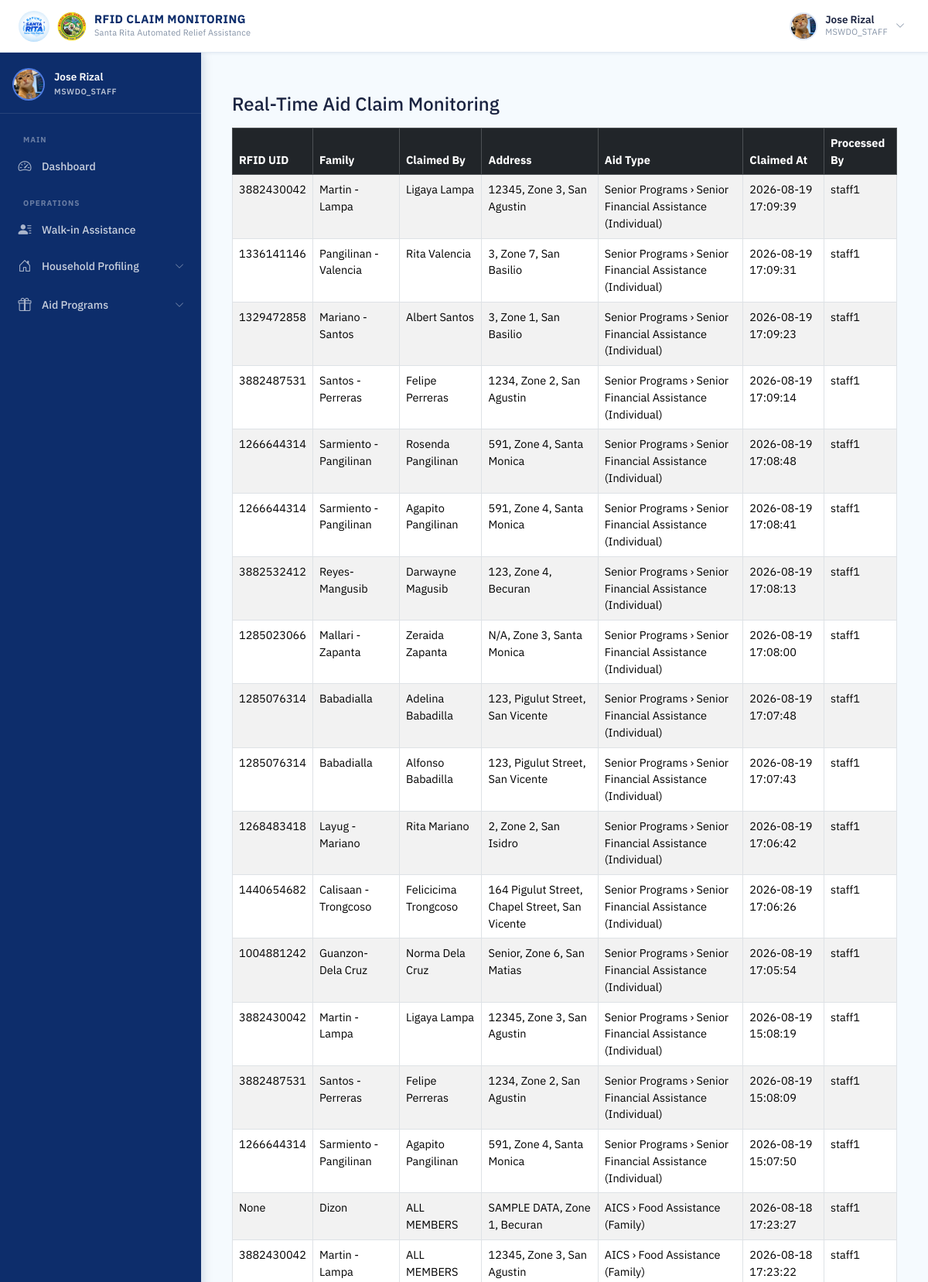
Page /mswdo/rfid/monitoring/ (signed in, upper part) on the committed database.
### accounts/models.py (models this page shows, shortened)
class User(AbstractUser):
    ROLE_CHOICES = (
        ('MSWDO', 'MSWDO Admin'),
        ('MSWDO_STAFF', 'MSWDO Staff'),
        ('BARANGAY', 'Barangay Admin'),
    )
    email = models.EmailField(unique=True)
    role = models.CharField(max_length=20, choices=ROLE_CHOICES)
    barangay = models.ForeignKey(
        'Barangay', on_delete=models.SET_NULL, blank=True, null=True, related_name='users'
    )
    is_active = models.BooleanField(default=True)
    middle_name = models.CharField(max_length=150, blank=True)
    suffix = models.CharField(max_length=10, blank=True, null=True)
    position = models.CharField(max_length=100, blank=True)
    birth_place = models.CharField(max_length=200, blank=True)
    CIVIL_STATUS_CHOICES = (
        ('SINGLE', 'Single'),
        ('MARRIED', 'Married'),
        ('WIDOWED', 'Widowed'),
        ('SEPARATED', 'Separated'),
        ('ANNULLED', 'Annulled'),
    )
    civil_status = models.CharField(max_length=20, choices=CIVIL_STATUS_CHOICES, blank=True)
    citizenship = models.CharField(max_length=100, blank=True, default='Filipino')
    must_change_password = models.BooleanField(default=False)
    SEX_CHOICES = (
        ('M', 'Male'),
        ('F', 'Female'),
    )
    sex = models.CharField(max_length=1, choices=SEX_CHOICES, blank=True)
    birthdate = models.DateField(blank=True, null=True)
    contact_number = models.CharField(
        max_length=13,
        blank=True,
        validators=[
            RegexValidator(
                regex=r'^(09|\+639)\d{9}$',
                message="Phone number must be entered in the format: '09XXXXXXXXX' or '+639XXXXXXXXX'."
            )
        ]
    )
    profile_image = models.ImageField(upload_to=user_profile_image_path, blank=True, null=True)

### households/models.py (models this page shows, shortened)
class Family(models.Model):
    household = models.ForeignKey(Household, on_delete=models.CASCADE, related_name='families')
    family_name = models.CharField(max_length=100)
    rfid_uid = models.CharField(
        max_length=50,
        unique=True,
        null=True,
        blank=True
    )
    is_active = models.BooleanField(default=True)
    is_archived = models.BooleanField(default=False)
    archived_at = models.DateTimeField(null=True, blank=True)
    archived_by = models.ForeignKey(settings.AUTH_USER_MODEL, on_delete=models.SET_NULL, null=True, blank=True, related_name='+')

### distribution/models.py (models this page shows, shortened)
class AidClaim(models.Model):
    family = models.ForeignKey(Family, on_delete=models.CASCADE)
    family_member = models.ForeignKey(
        FamilyMember,
        on_delete=models.SET_NULL,
        null=True,
        blank=True,
        help_text="Required for individual-based assistance"
    )
    assistance = models.ForeignKey(
        Assistance,
        on_delete=models.SET_NULL,
        null=True,
        blank=True,
        related_name='claims'
    )
    CLAIM_TYPE_CHOICES = (
        ('DISTRIBUTION', 'Distribution Event'),
        ('WALK_IN', 'Walk-in / Office Visit'),
    )
    claim_type = models.CharField(
        max_length=20,
        choices=CLAIM_TYPE_CHOICES,
        default='DISTRIBUTION'
    )
    schedule = models.ForeignKey('AidSchedule', on_delete=models.CASCADE, null=True)
    claimed_at = models.DateTimeField(auto_now_add=True)
    amount = models.DecimalField(
        max_digits=12,
        decimal_places=2,
        null=True,
        blank=True,
        help_text="Actual amount distributed to the beneficiary. Auto-filled from schedule.per_beneficiary_amount for scheduled claims, manually entered for walk-ins."
    )
    created_by = models.ForeignKey(
            settings.AUTH_USER_MODEL,
            on_delete=models.SET_NULL,
            null=True,
            blank=True,
            related_name='processed_claims'
        )

### monitoring/views.py (the view)
# urls.py: path('mswdo/rfid/monitoring/', views.rfid_claim_monitoring, name='rfid_claim_monitoring'),
@login_required
@session_protected
@mswdo_or_staff_required
def rfid_claim_monitoring(request):
    claims = AidClaim.objects.select_related(
        'family',
        'family__household',
        'family__household__zone',
        'family__household__barangay',
        'family_member',
        'created_by'
    ).order_by('-claimed_at')
    is_staff_scoped = (request.user.role == 'MSWDO_STAFF')
    if is_staff_scoped:
        claims = claims.filter(created_by=request.user)
    monitoring_data = []
    for claim in claims:
        monitoring_data.append({
            'rfid_uid': claim.family.rfid_uid,
            'family_name': claim.family.family_name,
            'member_name': (
                f"{claim.family_member.first_name} {claim.family_member.last_name}"
                if claim.family_member else "ALL MEMBERS"
            ),
            'address': claim.family.household.address,
            'aid_type': str(claim.assistance) if claim.assistance else 'N/A',
            'claimed_at': claim.claimed_at,
            'processed_by': (
                claim.created_by.username
                if claim.created_by else "System"
            ),
        })
    return render(request, 'monitoring/rfid_claim_monitoring.html', {
        'claims': monitoring_data,
        'is_staff_scoped': is_staff_scoped
    })

### accounts/context_processors.py (called while the page is built)
def auth_required(request):
    return {
        'requires_auth': request.user.is_authenticated
    }

### households/models.py (called while the page is built)
    @property
    def address(self):
        return f"{self.house_number}, {self.zone.name}, {self.barangay.name}"

### programs/models.py (called while the page is built)
    def __str__(self):
        return f"{self.program.name} › {self.aid_category.name} ({self.get_beneficiary_type_display()})"

### monitoring/templates/monitoring/rfid_claim_monitoring.html
{% extends "base.html" %}
{% block navbar_title %}
RFID CLAIM MONITORING
{% endblock %}
{% block content %}
<div class="container mt-4">
  <h4 class="mb-3">Real-Time Aid Claim Monitoring</h4>
  <div class="table-responsive">
    <table class="table table-bordered table-striped">
      <thead class="table-dark">
        <tr>
          <th>RFID UID</th>
          <th>Family</th>
          <th>Claimed By</th>
          <th>Address</th>
          <th>Aid Type</th>
          <th>Claimed At</th>
          <th>Processed By</th>
        </tr>
      </thead>
      <tbody>
        {% for c in claims %}
          <tr>
            <td>{{ c.rfid_uid }}</td>
            <td>{{ c.family_name }}</td>
            <td>{{ c.member_name }}</td>
            <td>{{ c.address }}</td>
            <td>{{ c.aid_type }}</td>
            <td>{{ c.claimed_at|date:"Y-m-d H:i:s" }}</td>
            <td>{{ c.processed_by }}</td>
          </tr>
        {% empty %}
          <tr>
            <td colspan="7" class="text-center">No claims yet.</td>
          </tr>
        {% endfor %}
      </tbody>
    </table>
  </div>
</div>
{% endblock %}

### templates/base.html (shortened to what this page needs)
{% load static %}
<!DOCTYPE html>
<html lang="en">
<head>
  <link href="https://cdn.jsdelivr.net/npm/bootstrap@5.3.2/dist/css/bootstrap.min.css" rel="stylesheet">
  <link href="https://cdn.jsdelivr.net/npm/bootstrap-icons@1.11.3/font/bootstrap-icons.min.css" rel="stylesheet">
  <link rel="stylesheet" href="{% static 'css/base.css' %}">
  <link rel="stylesheet" href="{% static 'css/_responsive.css' %}">
  <link rel="stylesheet" href="{% static 'css/scan_rfid.css' %}">
  <link rel="stylesheet" href="{% static 'css/loading_modal.css' %}">
</head>
<body>
  <div class="page-wrapper">
    <nav class="topbar" id="topbar">
      <div class="topbar-left">
        <a class="topbar-brand" href="#">
          <img src="{% static 'images/logo.jpg' %}" alt="SARA Logo" class="topbar-logo">
          <img src="{% static 'images/SRP.png' %}" alt="SRP Logo" class="topbar-logo topbar-logo--srp">
          <div class="topbar-title-group">
            <span class="topbar-title">{% block navbar_title %}SARA SYSTEM{% endblock %}</span>
            <span class="topbar-subtitle">Santa Rita Automated Relief Assistance</span>
          </div>
        </a>
      </div>
      <div class="topbar-right">
        {% if user.is_authenticated %}
        <div class="topbar-user" id="userDropdownToggle">
          <div class="topbar-avatar">
            {% if user.profile_image %}
            <img src="{{ user.profile_image.url }}" alt="{{ user.get_full_name }}">
            {% else %}
            <span class="avatar-initials">
              {{ user.first_name|first|upper }}{{ user.last_name|first|upper }}
            </span>
            {% endif %}
          </div>
          <div class="topbar-user-info">
            <span class="topbar-username">{{ user.get_full_name|default:user.username }}</span>
            <span class="topbar-role">{{ user.role|default:"User" }}</span>
          </div>
          <i class="bi bi-chevron-down topbar-chevron" id="userChevron"></i>
        </div>
        {% endif %}
      </div>
    </nav>
    {% if user.is_authenticated and not hide_sidebar %}
    <aside class="sidebar" id="sidebar">
      <div class="sidebar-header">
        <div class="sidebar-user-card">
          <div class="sidebar-avatar">
            {% if user.profile_image %}
            <img src="{{ user.profile_image.url }}" alt="{{ user.get_full_name }}">
            {% else %}
            <span class="avatar-initials avatar-initials--lg">
              {{ user.first_name|first|upper }}{{ user.last_name|first|upper }}
            </span>
            {% endif %}
          </div>
          <div class="sidebar-user-info">
            <span class="sidebar-username">{{ user.get_full_name|default:user.username }}</span>
            <span class="sidebar-role-badge">{{ user.role|default:"User" }}</span>
          </div>
        </div>
      </div>
      <nav class="sidebar-body">
        <ul class="sidebar-nav">
          {% if user.role == 'MSWDO_STAFF' %}
          <li class="sidebar-section-label">Main</li>
          <li class="sidebar-item">
            <a href="{% url 'staff_dashboard' %}"
              class="sidebar-link {% if request.resolver_match.url_name == 'staff_dashboard' %}active{% endif %}">
              <i class="bi bi-speedometer2"></i>
              <span>Dashboard</span>
            </a>
          </li>
          <li class="sidebar-section-label">Operations</li>
          <li class="sidebar-item">
            <a href="{% url 'staff_walkin' %}"
              class="sidebar-link {% if request.resolver_match.url_name == 'staff_walkin' %}active{% endif %}">
              <i class="bi bi-person-lines-fill"></i>
              <span>Walk-in Assistance</span>
            </a>
          </li>
          <li class="sidebar-item sidebar-item--accordion">
            <button class="sidebar-link sidebar-accordion-btn" data-target="staffHouseholdSubmenu"
              aria-expanded="false">
              <i class="bi bi-house-door"></i>
              <span>Household Profiling</span>
              <i class="bi bi-chevron-down sidebar-arrow"></i>
            </button>
          </li>
          <li class="sidebar-item sidebar-item--accordion">
            <button class="sidebar-link sidebar-accordion-btn" data-target="staffAidSubmenu" aria-expanded="false">
              <i class="bi bi-gift"></i>
              <span>Aid Programs</span>
              <i class="bi bi-chevron-down sidebar-arrow"></i>
            </button>
          </li>
          {% endif %}
        </ul>
      </nav>
    </aside>
    {% endif %}
    <main class="{% if user.is_authenticated and not hide_sidebar %}main-content{% endif %}">
      {% block content %}{% endblock %}
    </main>
  </div>
</body>
</html>

### static/css/_responsive.css (style rules this page uses)
html, body { overflow-x: hidden; max-width: 100%; }
.page-wrapper, .main-content, .logform, .form-container { max-width: 100%; box-sizing: border-box; }

### rows in the picture
User: profile_image (picture), get_full_name "Jose Rizal", role "MSWDO_STAFF", processed_by "staff1" "staff1" "staff1" "staff1" "staff1" "staff1" "staff1" "staff1" "staff1" "staff1" "staff1" "staff1" "staff1" "staff1" "staff1" "staff1" "staff1" "staff1"
Family: rfid_uid "3882430042" "3882430042" "3882430042", family_name "Martin - Lampa" "Martin - Lampa" "Martin - Lampa"
AidClaim: claimed_at "2026-08-19 17:09:39"
Family: rfid_uid "1336141146", family_name "Pangilinan - Valencia"
AidClaim: claimed_at "2026-08-19 17:09:31"
Family: rfid_uid "1329472858", family_name "Mariano - Santos"
AidClaim: claimed_at "2026-08-19 17:09:23"
Family: rfid_uid "3882487531" "3882487531", family_name "Santos - Perreras" "Santos - Perreras"
AidClaim: claimed_at "2026-08-19 17:09:14"
Family: rfid_uid "1266644314" "1266644314" "1266644314", family_name "Sarmiento - Pangilinan" "Sarmiento - Pangilinan" "Sarmiento - Pangilinan"
AidClaim: claimed_at "2026-08-19 17:08:48"
AidClaim: claimed_at "2026-08-19 17:08:41"
Family: rfid_uid "3882532412", family_name "Reyes- Mangusib"
AidClaim: claimed_at "2026-08-19 17:08:13"
Family: rfid_uid "1285023066", family_name "Mallari - Zapanta"
AidClaim: claimed_at "2026-08-19 17:08:00"
Family: rfid_uid "1285076314" "1285076314", family_name "Babadialla" "Babadialla"
AidClaim: claimed_at "2026-08-19 17:07:48"
AidClaim: claimed_at "2026-08-19 17:07:43"
Family: rfid_uid "1268483418", family_name "Layug - Mariano"
AidClaim: claimed_at "2026-08-19 17:06:42"
Family: rfid_uid "1440654682", family_name "Calisaan - Trongcoso"
AidClaim: claimed_at "2026-08-19 17:06:26"
Family: rfid_uid "1004881242", family_name "Guanzon- Dela Cruz"
AidClaim: claimed_at "2026-08-19 17:05:54"
AidClaim: claimed_at "2026-08-19 15:08:19"
AidClaim: claimed_at "2026-08-19 15:08:09"
AidClaim: claimed_at "2026-08-19 15:07:50"
Family: family_name "Dizon"
AidClaim: claimed_at "2026-08-18 17:23:27"
AidClaim: claimed_at "2026-08-18 17:23:22"

### other values in the picture
{{ c.member_name }} "Ligaya Lampa" "Rita Valencia" "Albert Santos" "Felipe Perreras" "Rosenda Pangilinan" "Agapito Pangilinan" "Darwayne Magusib" "Zeraida Zapanta" "Adelina Babadilla" "Alfonso Babadilla" "Rita Mariano" "Felicicima Trongcoso" "Norma Dela Cruz" "Ligaya Lampa" "Felipe Perreras" "Agapito Pangilinan" "ALL MEMBERS" "ALL MEMBERS"
{{ c.address }} "12345, Zone 3, San Agustin" "3, Zone 7, San Basilio" "3, Zone 1, San Basilio" "1234, Zone 2, San Agustin" "591, Zone 4, Santa Monica" "591, Zone 4, Santa Monica" "123, Zone 4, Becuran" "N/A, Zone 3, Santa Monica" "123, Pigulut Street, San Vicente" "123, Pigulut Street, San Vicente" "2, Zone 2, San Isidro" "164 Pigulut Street, Chapel Street, San Vicente" "Senior, Zone 6, San Matias" "12345, Zone 3, San Agustin" "1234, Zone 2, San Agustin" "591, Zone 4, Santa Monica" "SAMPLE DATA, Zone 1, Becuran" "12345, Zone 3, San Agustin"
{{ c.aid_type }} "Senior Programs › Senior Financial Assistance (Individual)" "Senior Programs › Senior Financial Assistance (Individual)" "Senior Programs › Senior Financial Assistance (Individual)" "Senior Programs › Senior Financial Assistance (Individual)" "Senior Programs › Senior Financial Assistance (Individual)" "Senior Programs › Senior Financial Assistance (Individual)" "Senior Programs › Senior Financial Assistance (Individual)" "Senior Programs › Senior Financial Assistance (Individual)" "Senior Programs › Senior Financial Assistance (Individual)" "Senior Programs › Senior Financial Assistance (Individual)" "Senior Programs › Senior Financial Assistance (Individual)" "Senior Programs › Senior Financial Assistance (Individual)" "Senior Programs › Senior Financial Assistance (Individual)" "Senior Programs › Senior Financial Assistance (Individual)" "Senior Programs › Senior Financial Assistance (Individual)" "Senior Programs › Senior Financial Assistance (Individual)" "AICS › Food Assistance (Family)" "AICS › Food Assistance (Family)"
{{ c.rfid_uid }} "None"
